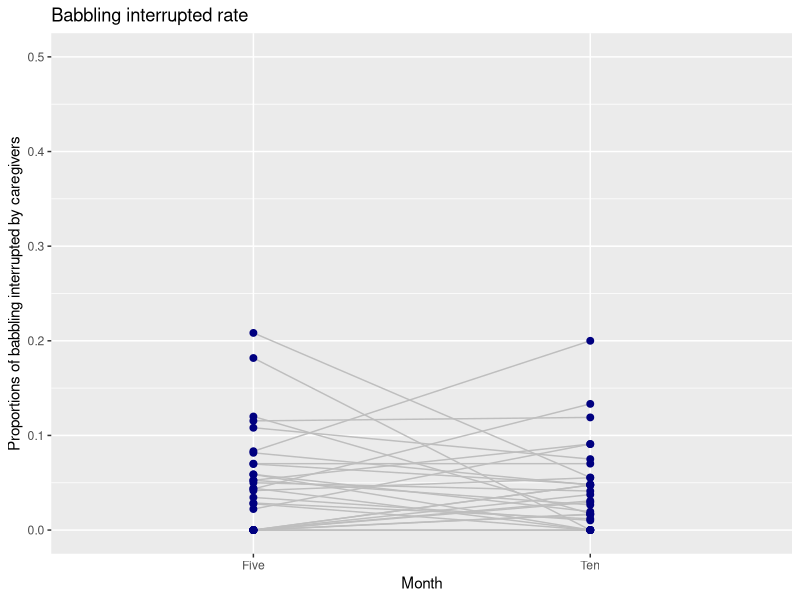

Write R code to recreate this figure. (Note: this script raises an error after producing the figure.)
## ---- chunk 1
library(tidyverse)
maturity_long = read.csv("maturity_long.csv")
maturity = read.csv("maturity.csv")

alloverall = read.csv("alloverall.csv")
allcg = read.csv("allcg.csv")
allinf = read.csv("allinf.csv")
#all_V = read.csv("all_V.csv")
#all_C = read.csv("all_C.csv")

overall_interruption_long = read.csv("overall_interruption_long.csv")
overall_interruption= read.csv("overall_interruption.csv")
cg_interruption_long = read.csv("cg_interruption_long.csv")
cg_interruption= read.csv("cg_interruption.csv")
inf_interruption_long = read.csv("inf_interruption_long.csv")
inf_interruption= read.csv("inf_interruption.csv")
#interruption_long_V = read.csv("interruption_long_V.csv")
#interruption_V = read.csv("interruption_V.csv")
#interruption_long_C = read.csv("interruption_long_C.csv")
#interruption_C = read.csv("interruption_C.csv")
## ---- chunk 2
cg_interruption_long$month [cg_interruption_long$month == 5] <- "Five"
cg_interruption_long$month [cg_interruption_long$month == 10] <- "Ten"
ggplot(cg_interruption_long, aes(month, proportion)) +
  geom_line(aes(group = sub), color="grey",
          size = 0.5)+
  geom_point(aes(month), color="navyblue",size = 2)+
  xlab("Month") +ylab("Proportions of babbling interrupted by caregivers")+
  ylim(0, 0.5)+
  labs(title = "Babbling interrupted rate")

model1 <- t.test(proportion ~ month, data = cg_interruption_long, paired = TRUE)
model1
## ---- chunk 3
inf_interruption_long$month [inf_interruption_long$month == 5] <- "Five"
inf_interruption_long$month [inf_interruption_long$month == 10] <- "Ten"
ggplot(inf_interruption_long, aes(month, proportion)) +
  geom_line(aes(group = sub), color="grey",
          size = 0.5)+
  geom_point(aes(month), color="navyblue",size = 2)+
  xlab("Month") +ylab("Proportions of babbling interrupting caregivers")+
  ylim(0, 0.5)+
  labs(title = "Babbling interruptive rate")

model1 <- t.test(proportion ~ month, data = inf_interruption_long, paired = TRUE)
model1
## ---- chunk 4
overall_interruption_long$month [overall_interruption_long$month == 5] <- "Five"
overall_interruption_long$month [overall_interruption_long$month == 10] <- "Ten"
ggplot(overall_interruption_long, aes(month, duration)) +
  geom_line(aes(group = sub), color="grey",
          size = 0.5)+
  geom_point(aes(month), color="orange3",size = 2)+
  xlab("Month") +ylab("Durations of interruptions overall (seconds)")+
  ylim(0,6)+
  labs(title = "")

# The durations of interruption are significantly shorter at 10 month, compared to 5 month.
model2 <- lm(lag ~ month, data = alloverall)
summary(model2)
## ---- chunk 5
cg_interruption_long$month [cg_interruption_long$month == 5] <- "Five"
cg_interruption_long$month [cg_interruption_long$month == 10] <- "Ten"
ggplot(cg_interruption_long, aes(month, duration)) +
  geom_line(aes(group = sub), color="grey",
          size = 0.5)+
  geom_point(aes(month), color="orange3",size = 2)+
  xlab("Month") +ylab("Durations of interruptions by caregivers (seconds)")+
  ylim(0,6)+
  labs(title = "")

# The durations of interruption are significantly shorter at 10 month, compared to 5 month.
model2 <- lm(lag ~ month, data = allcg)
summary(model2)
## ---- chunk 6
inf_interruption_long$month [inf_interruption_long$month == 5] <- "Five"
inf_interruption_long$month [inf_interruption_long$month == 10] <- "Ten"
ggplot(inf_interruption_long, aes(month, duration)) +
  geom_line(aes(group = sub), color="grey",
          size = 0.5)+
  geom_point(aes(month), color="orange3",size = 2)+
  xlab("Month") +ylab("Durations of interruptions by infants (seconds)")+
  ylim(0,6)
  labs(title = "")

# The durations of interruption are significantly shorter at 10 month, compared to 5 month.
model2 <- lm(lag ~ month, data = allinf)
summary(model2)
## ---- chunk 7
xa = overall_interruption$duration5
xb = overall_interruption$duration10
xc = overall_interruption$duration_difference_score
  
xd = cg_interruption$duration5
xe = cg_interruption$duration10
xf = cg_interruption$duration_difference_score

xg = inf_interruption$duration5
xh = inf_interruption$duration10
xi = inf_interruption$duration_difference_score
## ---- chunk 8
ya = cg_interruption$proportion5
yb = cg_interruption$proportion10
yc = cg_interruption$proportion_difference_score

yd = inf_interruption$proportion5
ye = inf_interruption$proportion10
yf = inf_interruption$proportion_difference_score
## ---- chunk 9
# overall interruption duration difference score x duration of interruption at 5mon
cor.test(xc, xa, method = "pearson")
## ---- chunk 10
# cg interruption duration difference score x duration of interruption at 5mon
cor.test(xf, xd, method = "pearson")
## ---- chunk 11
# inf interruption duration difference score x duration of interruption at 5mon
cor.test(xi, xg, method = "pearson")
## ---- chunk 12
# overall interruption duration difference score x interruption rates at 5mon.
cor.test(xa, yd, method = "pearson")
## ---- chunk 13
cor.test(xg, yd, method = "pearson")
cor.test(xi, yf, method = "pearson")
## ---- chunk 14
maturity_long$month [maturity_long$month == 5] <- "Five"
maturity_long$month [maturity_long$month == 10] <- "Ten"
ggplot(maturity_long, aes(month, Cproportion)) +
  geom_line(aes(group = sub), color="grey",
          size = 0.5)+
  geom_point(aes(month), color="salmon",size = 2)+
  xlab("Month") +ylab("Proportions of babbling containing consonants")+
  labs(title = "Vocal Maturity")

# Proportions of babbling containing consonants are significantly greater at 10 month, compared  to 5month. 
model3 <- t.test(Cproportion ~ month, data = maturity_long, paired = TRUE)
model3
## ---- chunk 15
# Proportions of babbling interrupted at 5, 10, and difference score
x1 = cg_interruption$proportion5
x2 = cg_interruption$proportion10
x3 = cg_interruption$proportion_difference_score

# Durations of interruptions at 5, 10, and difference score
x4 = cg_interruption$duration5
x5 = cg_interruption$duration10
x6 = cg_interruption$duration_difference_score
## ---- chunk 16
# Proportions of babbling interruptive at 5, 10, and difference score
x13 = inf_interruption$proportion5
x14 = inf_interruption$proportion10
x15 = inf_interruption$proportion_difference_score

# Durations of interruptions at 5, 10, and difference score
x16 = inf_interruption$duration5
x17 = inf_interruption$duration10
x18 = inf_interruption$duration_difference_score
## ---- chunk 17
# Proportions of vowels interrupted at 5, 10, and difference score
#x7 = interruption_V$proportion5
#x8 = interruption_V$proportion10
#x9 = interruption_V$proportion_difference_score

# Proportions of consonants interrupted at 5, 10, and difference score
#x10 = interruption_C$proportion5
#x11 = interruption_C$proportion10
#x12 = interruption_C$proportion_difference_score
## ---- chunk 18
# Proportions of babbling containing consonants at 5, 10, and difference score
y1 = maturity$Cproportion5
y2 = maturity$Cproportion10
y3 = maturity$maturity_difference_score
## ---- chunk 19
cor.test(x2, y3, method = "pearson")
## ---- chunk 20

## ---- chunk 21
#cor.test(x10, y2, method = "pearson")
## ---- chunk 22
#cor.test(x11, y2, method = "pearson")
## ---- chunk 23
#cor.test(x10, y3, method = "pearson")
## ---- chunk 24
#cor.test(x11, y3, method = "pearson")
